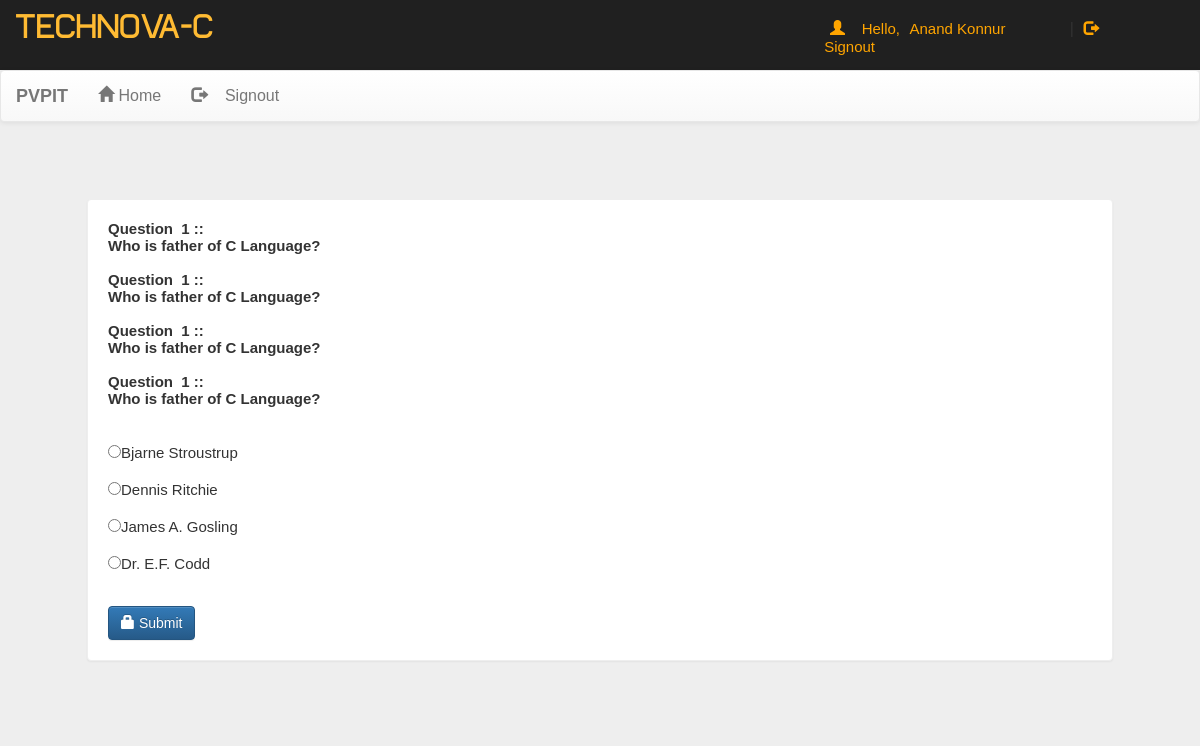
Page /account.php?q=quiz&step=2&eid=6645a6073fb4b&n=1&t=35 (signed in) on the committed database.
### tables this page shows
CREATE TABLE `questions` (
  `eid` text NOT NULL,
  `qid` text NOT NULL,
  `qns` text NOT NULL,
  `choice` int(10) NOT NULL,
  `sn` int(11) NOT NULL
);

CREATE TABLE `options` (
  `qid` varchar(50) NOT NULL,
  `option` varchar(5000) NOT NULL,
  `optionid` text NOT NULL
);

### account.php (the view, shortened to what this page needs)
<!DOCTYPE html PUBLIC "-//W3C//DTD XHTML 1.0 Transitional//EN" "http://www.w3.org/TR/xhtml1/DTD/xhtml1-transitional.dtd">
<html xmlns="http://www.w3.org/1999/xhtml">
<head>
<link  rel="stylesheet" href="css/bootstrap.min.css"/>
 <link  rel="stylesheet" href="css/bootstrap-theme.min.css"/>
 <link rel="stylesheet" href="css/main.css">
 <link  rel="stylesheet" href="css/font.css">
</head>
<body>
<div class="header">
<div class="row">
<div class="col-lg-6">
<span class="logo">TECHNOVA-C</span></div>
<div class="col-md-4 col-md-offset-2">
 <?php
 include_once 'dbConnection.php';
  if(!(isset($_SESSION['email']))){
header("location:index.php");
}
else
{
$name = $_SESSION['name'];
echo '<span class="pull-right top title1" ><span class="log1"><span class="glyphicon glyphicon-user" aria-hidden="true"></span>&nbsp;&nbsp;&nbsp;&nbsp;Hello,</span> <a href="account.php?q=1" class="log log1">'.$name.'</a>&nbsp;|&nbsp;<a href="logout.php?q=account.php" class="log"><span class="glyphicon glyphicon-log-out" aria-hidden="true"></span>&nbsp;Signout</button></a></span>';
}?>
</div>
</div></div>
<div class="bg">
<nav class="navbar navbar-default title1">
  <div class="container-fluid">
    <div class="navbar-header">
      <a class="navbar-brand" href="#"><b>PVPIT</b></a>
    </div>
    <div class="collapse navbar-collapse" id="bs-example-navbar-collapse-1">
      <ul class="nav navbar-nav">
        <li <?php if(@$_GET['q']==1) echo'class="active"'; ?> ><a href="account.php?q=1"><span class="glyphicon glyphicon-home" aria-hidden="true"></span>&nbsp;Home<span class="sr-only">(current)</span></a></li>
		<li class="pull-right"> <a href="logout.php?q=account.php"><span class="glyphicon glyphicon-log-out" aria-hidden="true"></span>&nbsp;&nbsp;&nbsp;&nbsp;Signout</a></li>
		</ul>
      </div>
  </div>
</nav>
<div class="container">
<div class="row">
<div class="col-md-12">
<?php
if(@$_GET['q']== 'quiz' && @$_GET['step']== 2) {
$eid=@$_GET['eid'];
$sn=@$_GET['n'];
$total=@$_GET['t'];
$q=mysqli_query($con,"SELECT * FROM questions WHERE eid='$eid' AND sn='$sn' " );
echo '<div class="panel" style="margin:5%">';
while($row=mysqli_fetch_array($q) )
{
$qns=$row['qns'];
$qid=$row['qid'];
echo '<b>Question &nbsp;'.$sn.'&nbsp;::<br />'.$qns.'</b><br /><br />';
}
$q=mysqli_query($con,"SELECT * FROM options WHERE qid='$qid' " );
echo '<form action="update.php?q=quiz&step=2&eid='.$eid.'&n='.$sn.'&t='.$total.'&qid='.$qid.'" method="POST"  class="form-horizontal">
<br />';
while($row=mysqli_fetch_array($q) )
{
$option=$row['option'];
$optionid=$row['optionid'];
echo'<input type="radio" name="ans" value="'.$optionid.'">'.$option.'<br /><br />';
}
echo'<br /><button type="submit" class="btn btn-primary"><span class="glyphicon glyphicon-lock" aria-hidden="true"></span>&nbsp;Submit</button></form></div>';
}
?>
</div></div></div></div>
</body>
</html>

### css/main.css (style rules this page uses)
body { overflow-x:hidden; width:100%; font: 15px "Century Gothic", "Times Roman", sans-serif; background:#eee; min-height:550px; background-attachment:fixed; }
.bg { min-height:540px; }
.panel { border-color:#eee; margin:40px; padding:20px; font: 15px "Century Gothic", "Times Roman", sans-serif; }
.header { background:#202020; height:70px; }
.logo { font-family:'typo'; font-size:35px; color:#ffbb33; margin:15px; }
.title1 { font: 16px "Century Gothic", "Times Roman", sans-serif; }
.top { margin-top:20px; }
.log1 { font: 15px 'Ubuntu', sans-serif; color:orange; margin-left:10px; }
.log { margin:10px; margin-right:60px; margin-left:5px; color:orange; text-decoration:none; font-size:20px; font-size:15px; }

### rows in the picture
questions: qns "Who is father of C Language?"
questions: qns "Who is father of C Language?"
questions: qns "Who is father of C Language?"
questions: qns "Who is father of C Language?"
options: option "Bjarne Stroustrup"
options: option "Dennis Ritchie"
options: option "James A. Gosling"
options: option "Dr. E.F. Codd"

### other values in the picture
$name "Anand Konnur"
